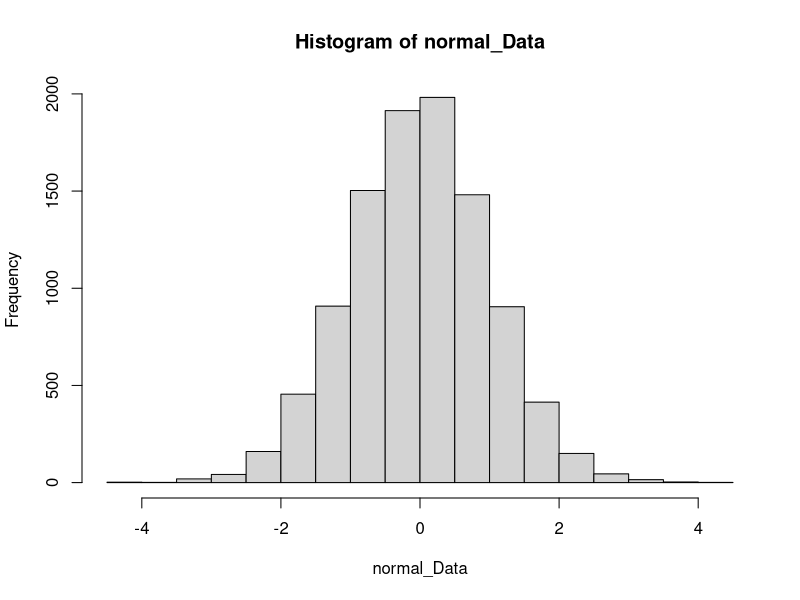
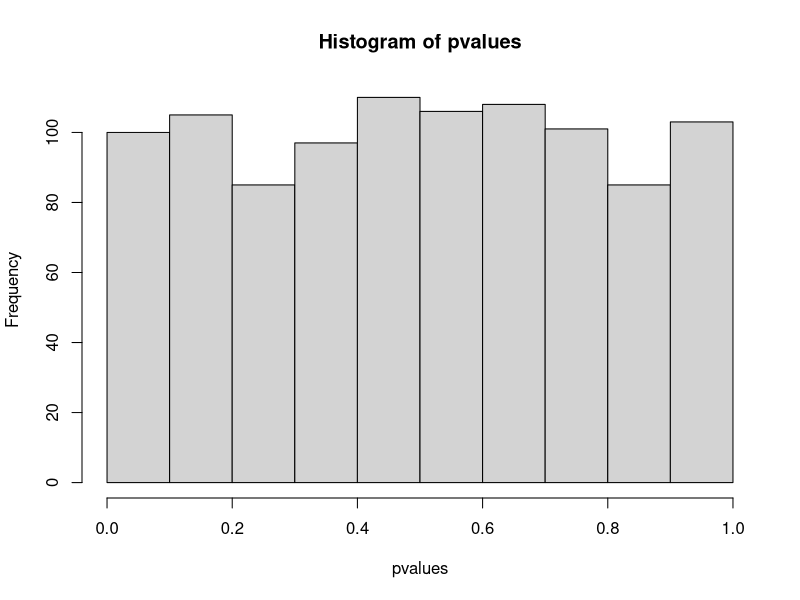
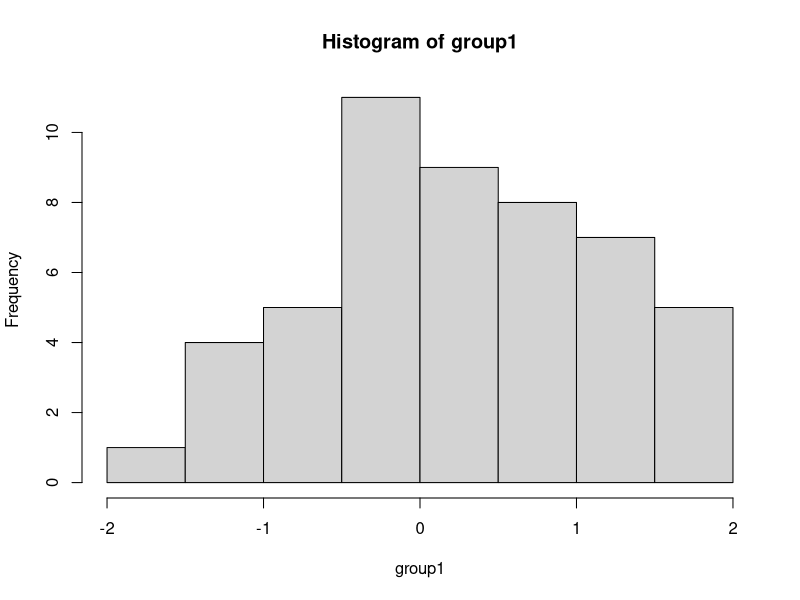
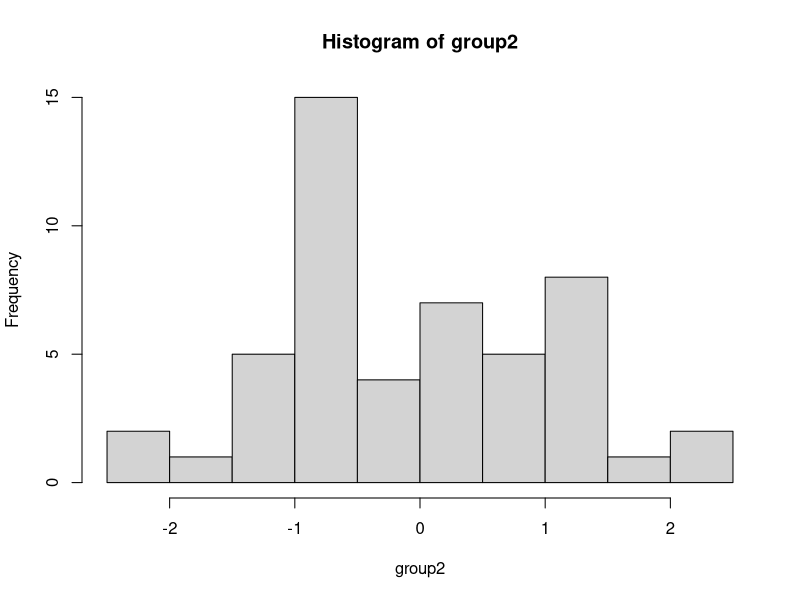

Recreate these plots in R, in order. (Note: this script raises an error after producing the figures.)
## ---- chunk 1
knitr::opts_chunk$set(echo = TRUE)
## ---- chunk 2
# install.packages("tidyverse")
# install.packages("MASS")
# install.packages("broom")
# install.packages("lme4")
# install.packages("lmerTest")

library(tidyverse) #A helpful collection of R packages designed for data science.
library(MASS) #To create correlated variables 
library(broom) #To more easily extract information from R outputs
library(lme4) #For mixed-effect models
library(lmerTest) #To obtain pvalues in mixed effect models

## ---- chunk 3
vector <- c(1, 2, 3, 4, 5)
vector
## ---- chunk 4
vector1 <- c(1, 2, 3)
vector2 <- c(4, 5, 6)
combined_vector <- c(vector1, vector2)
combined_vector
## ---- chunk 5
vector <- c(1, 2, 3)
rep(vector, times = 3)
## ---- chunk 6
vector <- c(1, 2, 3)
rep(vector, each = 3)
## ---- chunk 7
V = c(1,2)
V2 = c(1,2,3,4)
V3 = c(1,2,3,4)

rep(c(V),4)

rep(rep(V, each=2), 2)

c(rep(V2,2),rep(V3,2))

## ---- chunk 8
rnorm(n = 1000, mean = 0, sd = 1)
## ---- chunk 9

normal_Data <- rnorm(n = 10000, mean = 0, sd = 1)

#Should be close to 0 (i.e., the mean of the population from which the sample is drawn)
mean(normal_Data)

#Should be close to 1 (i.e., the SD of the population from which the sample is drawn)
sd(normal_Data) 
## ---- chunk 10
hist(normal_Data)
## ---- chunk 11
for (i in 1:10){
  
  print("hello")
  
}
## ---- chunk 12
container <- NULL #Creating an empty container

for(i in 1:10){
  container <- c(container, i)
}

container #Here I print the values contained in the variable "container".

## ---- chunk 13

sum(container <= 5)/length(container) 

## ---- chunk 14

v1 <- rnorm(n = 10000, mean = 0, sd = 1)
v2 <- rnorm(n = 10000, mean = 0, sd = 1)

cor.test(v1,v2, method = "pearson")

## ---- chunk 15

tidy(cor.test(v1,v2, method = "pearson"))$p.value[1]

## ---- chunk 16

#Sample size
n_per_group_1 <- 50
n_per_group_2 <- 50

#Parameters
MeanGr1 <- 0
SDGr1 <- 1
MeanGr2 <- 0
SDGr2 <- 1

#Container
pvalues <- NULL


for(i in 1:1000){
  
  group1 <- rnorm(n = n_per_group_1, mean = MeanGr1, sd = SDGr1)
  group2 <- rnorm(n = n_per_group_2, mean = MeanGr2, sd = SDGr2)
  
  score <- c(group1, group2)
  groupID <- c(rep(c("gr1"), each = n_per_group_1), rep(c("gr2"), each = n_per_group_2))
  
  MyData <- data.frame(groupID, score)
  
  
  t_model <- t.test(score ~ groupID, data = MyData)
  w_model <- wilcox.test(score ~ groupID, data = MyData)
  pvalues <- c(pvalues, tidy(t_model)$p.value[1])
  pvaluesw <- c(pvalues, tidy(w_model)$p.value[1])

}

#Power
sum(pvalues <= 0.05)/length(pvalues)
sum(pvaluesw <= 0.05)/length(pvalues)

hist(pvalues)

hist(group1)
hist(group2)


## ---- chunk 17

#Sample Size
n_per_group <- 15

#Parameters
MeanGr1 <- 0
SDGr1 <- 1
MeanGr2 <- 0.2
SDGr2 <- 1
MeanGr3 <- 0
SDGr3 <- 1

#Container
pvalues <- NULL

for(i in 1:1000){
  
  group1 <- rnorm(n = n_per_group, mean = MeanGr1, sd = SDGr1)
  group2 <- rnorm(n = n_per_group, mean = MeanGr2, sd = SDGr2)
  group3 <- rnorm(n = n_per_group, mean = MeanGr3, sd = SDGr3)
  
  score <- c(group1, group2, group3)
  groupID <- as.factor(rep(c("gr1", "gr2", "gr3"), each = n_per_group))
  
  MyData <- data.frame(groupID, score)
  
  anova.model <- aov(score ~ groupID, data = MyData)
  
  pvalues <- c(pvalues, tidy(anova.model)$p.value[1])
  
}

sum(pvalues <= 0.05)/length(pvalues)

## ---- chunk 18

#Sample size
n_observation <- 100

#Parameters
r_v1v2 <- 0.9 # value of correlation between v1 and v2 in the population

pop_rs <- matrix(c(1.00, r_v1v2,
                   r_v1v2, 1.00), nrow = 2, ncol = 2)


allVar <- mvrnorm(n = n_observation, mu = c(0,0), pop_rs)
var1 <- allVar[,1]
var2 <- allVar[,2]

MyData <- data.frame(var1, var2)

cor.test(var1,var2, data = MyData)

## ---- chunk 19
#Sample Size
n_observation <- 100

#Parameters
r_v1v2 <- 0.3
pop_rs <- matrix(c(1.00, r_v1v2,
                    r_v1v2, 1.00), nrow = 2, ncol = 2)

#Container
pvalues <- NULL

for(i in 1:1000){

  allVar <- mvrnorm(n = n_observation, mu = c(0,0), pop_rs)
  var1 <- allVar[,1]
  var2 <- allVar[,2]
  
  MyData <- data.frame(var1, var2)
  
  cor_model <- cor.test(var1, var2, method = "pearson", data = MyData)
  
  pvalues <- c(pvalues, tidy(cor_model)$p.value[1])
}

sum(pvalues <= 0.05)/length(pvalues)

## ---- chunk 20

##Sample Size
n_participant <- 10

#Population Mean for Each Cell in the Design
mean_time1 <- 0
mean_time2 <- 0.5

#Common Population Standard Deviation
sd_all <- 1

#Common population correlation among within-subjects factors
r_within <- 0.5

pop_rs <- matrix(c(1.00, r_within,
                   r_within, 1.00), nrow = 2, ncol = 2)

#Container
pvalues <- NULL

for(i in 1:1000){
  
  allVar<-mvrnorm(n_participant, mu = c(0,0), pop_rs, empirical = FALSE)
  
  time1 <- (allVar[,1] * sd_all) + mean_time1
  time2 <- (allVar[,2] * sd_all) + mean_time2
  
  Value <- c(time1, time2)
  
  Condition <- rep(c("T1", "T2"), each = n_participant)
  ID <- as.factor(rep(1:n_participant, times = 2))
  
  MyData <- data.frame(ID, Condition, Value)
  
  t_model <- t.test(Value ~ Condition, data = MyData, paired = TRUE)
  pvalues <- c(pvalues, tidy(t_model)$p.value[1])
  
}

#Power
sum(pvalues <= 0.05)/length(pvalues)

## ---- chunk 21

##Sample Size
n_participant <- 10

#Population Mean for Each Cell in the Design
mean_time1 <- 3
mean_time2 <- 4
mean_time3 <- 4

#Common Population Standard Deviation
sd_all <- 1

#Common population correlation among within-subjects factors
r_within <- 0.2

rvalues <- matrix(c(1.00, r_within, r_within,
                    r_within, 1.00, r_within,
                    r_within, r_within, 1.00), nrow = 3, ncol = 3)

#Container
pvalues <- NULL

for(i in 1:100){
  
  allVar<-mvrnorm(n_participant, mu = c(0,0,0), rvalues, empirical = FALSE)
  time1 <- (allVar[,1] * sd_all) + mean_time1
  time2 <- (allVar[,2] * sd_all) + mean_time2
  time3 <- (allVar[,3] * sd_all) + mean_time3
  
  Value <- c(time1, time2, time3)
  Time <- rep(c("T1", "T2", "T3"), each = n_participant)
  ID <- as.factor(rep(1:n_participant, times = 3))
  
  MyData <- data.frame(ID, Time, Value)
  
  fitAnova<-aov(Value~Time + Error(ID/Time), data=MyData)
  pvalues <- c(pvalues, tidy(fitAnova)$p.value[2])
  
}

#Power
sum(pvalues <= 0.05)/length(pvalues)

## ---- chunk 22

#Sample Size
n_per_cell <- 10

#Population Mean for Each Cell in the Design
mean_a1b1 <- 3
mean_a1b2 <- 2
mean_a2b1 <- 4
mean_a2b2 <- 5

#Common Population Standard Deviation
sd_all <- 1

#Container
pvalues_IV_a <- NULL
pvalues_IV_b <- NULL
pvalues_Interaction <- NULL

for(i in 1:100){
  
  IV_a <- as.factor(rep(c("a1", "a2"), each = n_per_cell*2))
  IV_b <- as.factor(rep(c("b1", "b2", "b1", "b2"), each = n_per_cell))
  
  a1b1 <- rnorm(n_per_cell, mean = mean_a1b1, sd = sd_all)
  a1b2 <- rnorm(n_per_cell, mean = mean_a1b2, sd = sd_all)
  a2b1 <- rnorm(n_per_cell, mean = mean_a2b1, sd = sd_all)
  a2b2 <- rnorm(n_per_cell, mean = mean_a2b2, sd = sd_all)
  
  DV <- c(a1b1, a1b2, a2b1, a2b2)
  
  MyData <- data.frame(IV_a, IV_b, DV)
  
  fitAnova <- aov(DV ~ IV_a * IV_b, data = MyData)
  
  pvalues_IV_a <- c(pvalues_IV_a, tidy(fitAnova)$p.value[1])
  pvalues_IV_b <- c(pvalues_IV_b, tidy(fitAnova)$p.value[2])
  pvalues_Interaction <- c(pvalues_Interaction, tidy(fitAnova)$p.value[3])
  
}

#Power IV a
sum(pvalues_IV_a <= 0.05)/length(pvalues_IV_a)
#Power IV b
sum(pvalues_IV_b <= 0.05)/length(pvalues_IV_b)
#Power Interaction a x b
sum(pvalues_Interaction <= 0.05)/length(pvalues_Interaction)

## ---- chunk 23
#Sample Size
n_per_cell <- 10
n_total <- 20

#Population Mean for Each Cell in the Design
mean_a1_Time1 <- 5
mean_a1_Time2 <- 10
mean_a2_Time1 <- 15
mean_a2_Time2 <- 20

#Common correlation among within-subjects factors
corr <- 0.2

#Common Standard Deviation
sd_var <- 10

#Containers
pvalueBetween <- NULL
pvalueWithin <- NULL
pvalueInteraction <- NULL

for(i in 1:100){
  
  rvalues <- matrix(c(1.00, corr, 0.00, 0.00,
                      corr, 1.00, 0.00, 0.00,
                      0.00, 0.00, 1.00, corr,
                      0.00, 0.00, corr, 1.00), nrow = 4, ncol = 4)
  
  allVar<-mvrnorm(n_per_cell, mu = c(0,0,0,0), rvalues, empirical = FALSE)
  
  a1_Time1 <- (allVar[,1] * sd_var) + mean_a1_Time1
  a1_Time2 <- (allVar[,2] * sd_var) + mean_a1_Time2
  a2_Time1 <- (allVar[,3] * sd_var) + mean_a2_Time1
  a2_Time2 <- (allVar[,4] * sd_var) + mean_a2_Time2
  
  Group <- as.factor(rep(c("A1", "A2"), each = n_per_cell*2))
  
  Time <- as.factor(rep(c("T1", "T2", "T1", "T2"), each = n_per_cell))
  
  Value <- c(a1_Time1, a1_Time2, a2_Time1, a2_Time2)
  
  #This creates a vector of 40 numbers: c(1 to 10, 1 to 10, 11 to 20, 11 to 20)
  ID <- as.factor(c(rep(1:n_per_cell, times = 2), rep((n_per_cell+1):n_total, times = 2)))
  
  MyData <- data.frame(ID, Group, Time, Value)
  
  rptAnova<-aov(Value~(Group*Time)+Error(ID/Time), data=MyData)
  
  pvalueBetween <- c(pvalueBetween, tidy(rptAnova)$p.value[1])
  pvalueWithin <- c(pvalueWithin, tidy(rptAnova)$p.value[3])
  pvalueInteraction <- c(pvalueInteraction, tidy(rptAnova)$p.value[4])

}

#Power Between Factor A
sum(pvalueBetween <= 0.05)/length(pvalueBetween)
#Power Within Factor Time
sum(pvalueWithin <= 0.05)/length(pvalueWithin)
#Power Interaction A x Time
sum(pvalueInteraction <= 0.05)/length(pvalueInteraction)

## ---- chunk 24

#Sample Size
n_observation <- 100 

#Parameters
b0 <- 1 #Intercept
b1 <- 0.3 #Slope
res_se <- 2 #Residual Standard Deviation (or Residual Standard Error)

#Container
pvalues_b0 <- NULL
pvalues_b1 <- NULL
pvalue_F <- NULL


for(i in 1:1000){
  x <- rnorm(n = n_observation, mean = 0, sd = 1)
  y <- b0 + b1*x + rnorm(n = n_observation, mean = 0, sd = res_se)
  
  MyData <- data.frame(x, y)
  
  fit <- lm(y ~ x, data = MyData)
  pvalues_b0 <- c(pvalues_b0, tidy(fit)$p.value[1])
  pvalues_b1 <- c(pvalues_b1, tidy(fit)$p.value[2])
  pvalue_F <- c(pvalue_F, glance(fit)$p.value)
  
}

#Power B0
sum(pvalues_b0 <= 0.05)/length(pvalues_b0)

#Power B1
sum(pvalues_b1 <= 0.05)/length(pvalues_b1)

#Power F
sum(pvalue_F <= 0.05)/length(pvalue_F)

## ---- chunk 25

##Sample Size
n_observation <- 80

#population parameters
b0 <- 1 #Intercept
b1 <- 0.2 #Slope b1
b2 <- 0.3 #Slope b2
b3 <- 0.4 #Slope b3 (interaction)
res_se <- 1 #Residual Standard Deviation (or Residual Standard Error)

#containers
pvalues_b0 <- NULL
pvalues_b1 <- NULL
pvalues_b2 <- NULL
pvalues_b3 <- NULL
pvalue_F <- NULL

for(i in 1:100){
  x1 <- rnorm(n_observation, mean = 0, sd = 1)
  x2 <- rnorm(n_observation, mean = 0, sd = 1)
  y <- b0 + b1*x1 + b2*x2 + b3*x1*x2 + rnorm(n_observation, mean = 0, sd = res_se)
  
  MyData <- data.frame(x1, x2, y)
  
  fit <- lm(y ~ x1 * x2, data = MyData)
  
  pvalues_b0 <- c(pvalues_b0, tidy(fit)$p.value[1])
  pvalues_b1 <- c(pvalues_b1, tidy(fit)$p.value[2])
  pvalues_b2 <- c(pvalues_b2, tidy(fit)$p.value[3])
  pvalues_b3 <- c(pvalues_b3, tidy(fit)$p.value[4])
  pvalue_F <- c(pvalue_F, glance(fit)$p.value)

}

#Power B0
sum(pvalues_b0 <= 0.05)/length(pvalues_b0)

#Power B1
sum(pvalues_b1 <= 0.05)/length(pvalues_b1)

#Power B2
sum(pvalues_b2 <= 0.05)/length(pvalues_b2)

#Power B3 (interaction)
sum(pvalues_b3 <= 0.05)/length(pvalues_b3)

#Power F
sum(pvalue_F <= 0.05)/length(pvalue_F)

## ---- chunk 26

#Sample Size
N_Cluster <- 40
N_per_Cluster <- 100
N_Total <- N_per_Cluster * N_Cluster

#Parameters
effectSD <- 0.45
var_Cluster <- 1
var_Error <- 2
totalSD <- sqrt(var_Cluster + var_Error)
#population ICC
#var_Cluster/(var_Cluster + var_Error)

#Containers
pvalues <- NULL

for(i in 1:1000){#Increase for more accurate results (but a MUCH longer running time).
  
  #Condition Effect
  condition_ID <- as.factor(rep(c(1, 2), each = N_Total/2))
  condition_effect <- rep(c(0, (effectSD * totalSD)), each = N_Total/2)
  
  #Cluster Effect
  cluster_ID <- as.factor(rep(1:N_Cluster, each = N_per_Cluster))
  cluster_effect_values <- rnorm(n = N_Cluster, mean = 0, sd = sqrt(var_Cluster))
  cluster_effect <- rep(cluster_effect_values, each = N_per_Cluster)
  
  #Participant Effect
  individual_effect <- rnorm(n = N_Total, mean = 0, sd = sqrt(var_Error))
  
  #Dependent Variable
  y <- condition_effect + cluster_effect + individual_effect
  
  #Analysis
  MyData <- data.frame(condition_ID,
                       cluster_ID,
                       y)
  
  fit.rdm <- lmer(y ~ condition_ID + (1|cluster_ID), data = MyData)
  
  pvalues <- c(pvalues, summary(fit.rdm)$coefficients[2,5])
  
}

#Power Condition Effect
sum(pvalues<=0.05)/length(pvalues)

## ---- chunk 27

#Sample size
n_per_group <- 50

pop_es <- seq(from = 0, to = 0.8, length.out = 30) #creates sequences of numbers. 

#Container power
powerValue <- NULL

for(es in pop_es){
  
#Container pvalues
pvalues <- NULL

  for(i in 1:100){
    
    group1 <- rnorm(n = n_per_group, mean = 0, sd = 1)
    group2 <- rnorm(n = n_per_group, mean = es, sd = 1)
    
    score <- c(group1, group2)
    groupID <- rep(c("gr1", "gr2"), each = n_per_group)
    
    MyData <- data.frame(groupID, score)
    t_model <- t.test(score ~ groupID, data = MyData)
    pvalues <- c(pvalues, tidy(t_model)$p.value[1])
  
  }

  #Power
  powerValue <- c(powerValue, sum(pvalues <= 0.05)/length(pvalues))

}

MyDataPower <- data.frame(pop_es, powerValue)

#Plot
ggplot(MyDataPower, aes(x=pop_es, y=powerValue)) + 
  geom_line() +
  xlab("Effect Sizes")+
  ylab("Power")+
  theme_bw() +
  geom_hline(yintercept= 0.8, linetype="dashed", color = "red") +
  ggtitle("Power Curve for an Independent Sample t-test (n per group: 50)")
